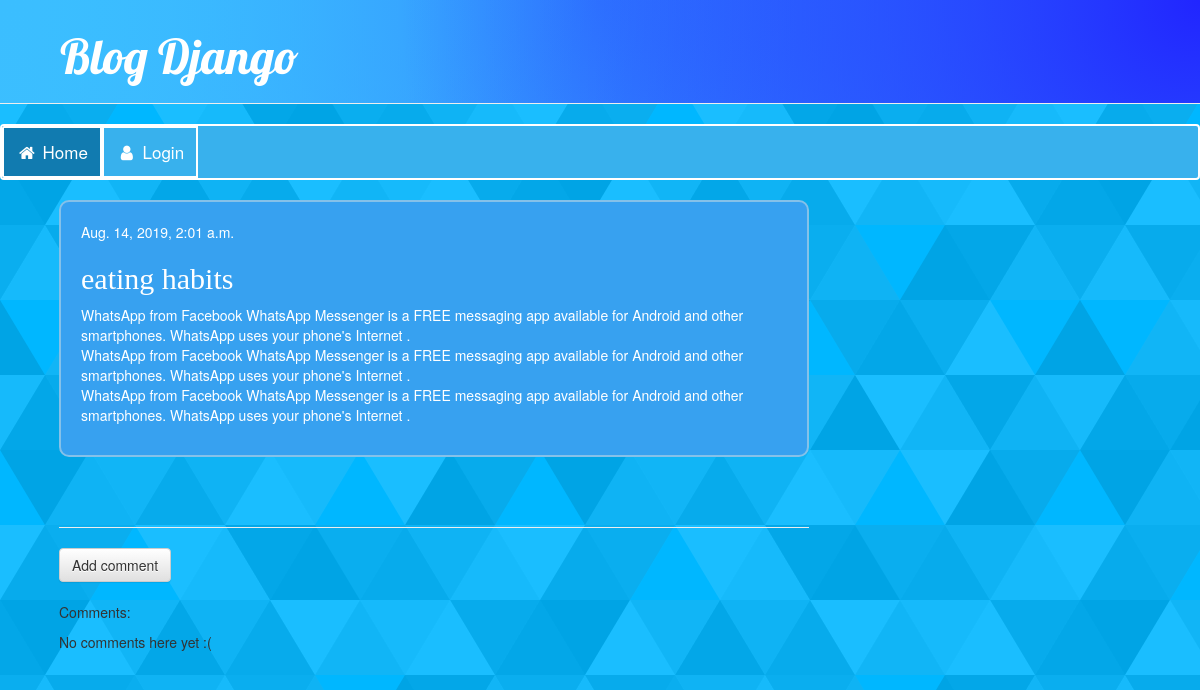
The page /post/3/ on the database as committed earlier.
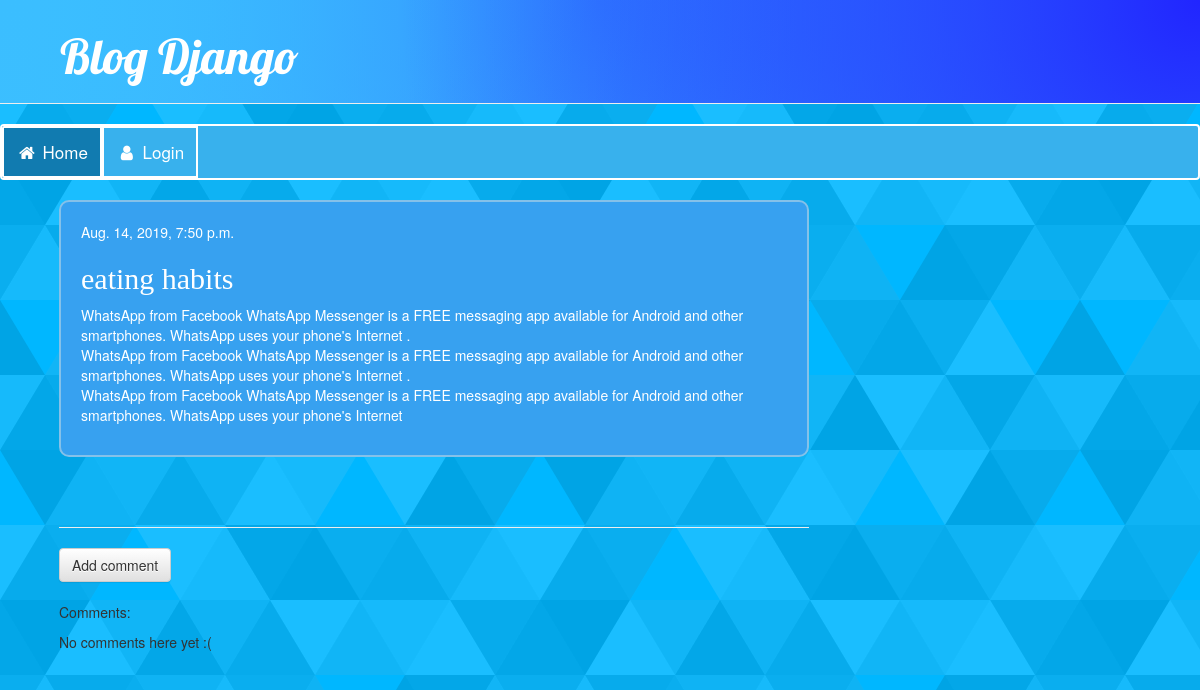
The same page on the database as committed later.
### blog/models.py (models this page shows, shortened)
class Post(models.Model):
    author = models.ForeignKey(settings.AUTH_USER_MODEL , on_delete=models.CASCADE)
    title = models.CharField(max_length=50)
    text = models.TextField(max_length=1000)
    created_date = models.DateTimeField(default=timezone.now)
    published_date = models.DateTimeField(blank=True , null=True)

### blog/views.py (the view)
# urls.py: path('post/<int:pk>/', views.post_detail, name='post_detail'),
def post_detail(request , pk):
    post = get_object_or_404(Post , pk=pk)
    return render(request  , 'blog/post_detail.html' , {'post' : post})

### blog/templates/blog/post_detail.html (shortened to what this page needs)
{% extends 'blog/base.html' %}
{% block content %}
<div class="post">
    {% if post.published_date %}
      <div class="date">
          {{ post.published_date }}
      </div>
    {% else %}
    <a class="btn btn-default" href="{% url 'post_publish' pk=post.pk %}">Publish</a>
    {% endif %}
    <h2> {{post.title}} </h2>
    <p> {{post.text | linebreaksbr}}</p>
</div>
<hr>
<a class="btn btn-default" href="{% url 'add_comment_to_post' pk=post.pk %}">Add comment</a>
<br>
<br>
<p>Comments:</p>
{% for comment in post.comments.all %}
    {% if user.is_authenticated  %}
    <div class="comment">
        <div class="date">
            {{ comment.created_date }}
            {% if user.is_authenticated %}
                <a class="btn btn-default" href="{% url 'comment_remove' pk=comment.pk %}"><span class="glyphicon glyphicon-trash"></span></a>
            {% endif %}
        </div>
        <strong>{{ comment.author }}</strong>
        <p>{{ comment.text|linebreaks }}</p>
    </div>
    {% endif %}
{% empty %}
    <p>No comments here yet :(</p>
{% endfor %}
{% endblock %}

Rows that differ between the two databases and show on the page:
changed Post "eating habits": published_date "Aug. 14, 2019, 2:01 a.m." → "Aug. 14, 2019, 7:50 p.m."; text "…uses your phone's Internet ." → "…uses your phone's Internet"
